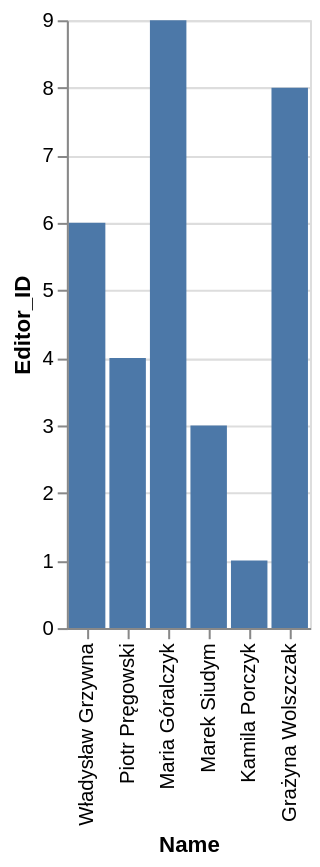

Source (Vega-Lite JSON):
### Vega-Lite specification from a JSON file in a GitHub repository (floating-point values rounded to 4 significant figures)
{"data": {"values": [{"x_data": "Władysław Grzywna", "y_data": 6}, {"x_data": "Piotr Pręgowski", "y_data": 4}, {"x_data": "Maria Góralczyk", "y_data": 9}, {"x_data": "Marek Siudym", "y_data": 3}, {"x_data": "Kamila Porczyk", "y_data": 1}, {"x_data": "Grażyna Wolszczak", "y_data": 8}]}, "mark": "bar", "encoding": {"x": {"field": "x_data", "type": "nominal", "title": "Name", "sort": "descending"}, "y": {"field": "y_data", "type": "quantitative", "title": "Editor_ID"}}}
